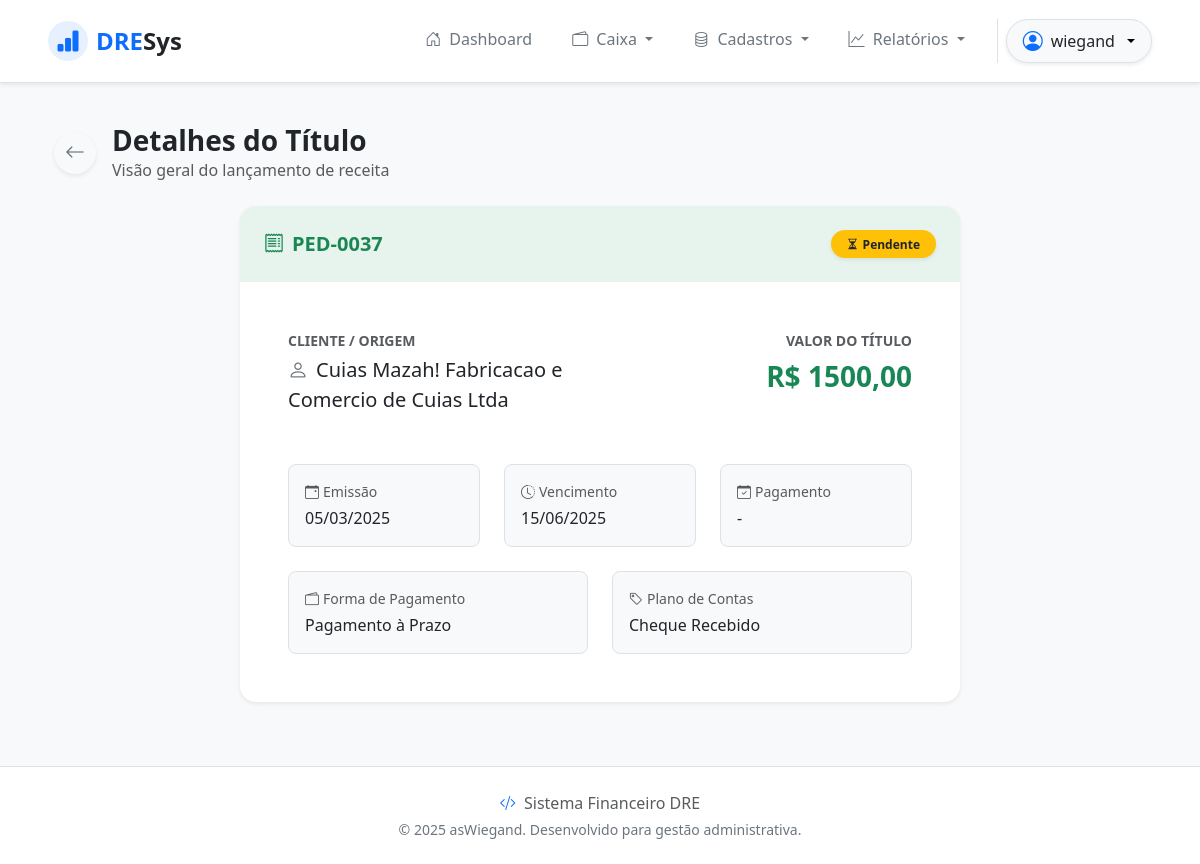
The app's page /inflows/6/detail/ (signed in), older data.
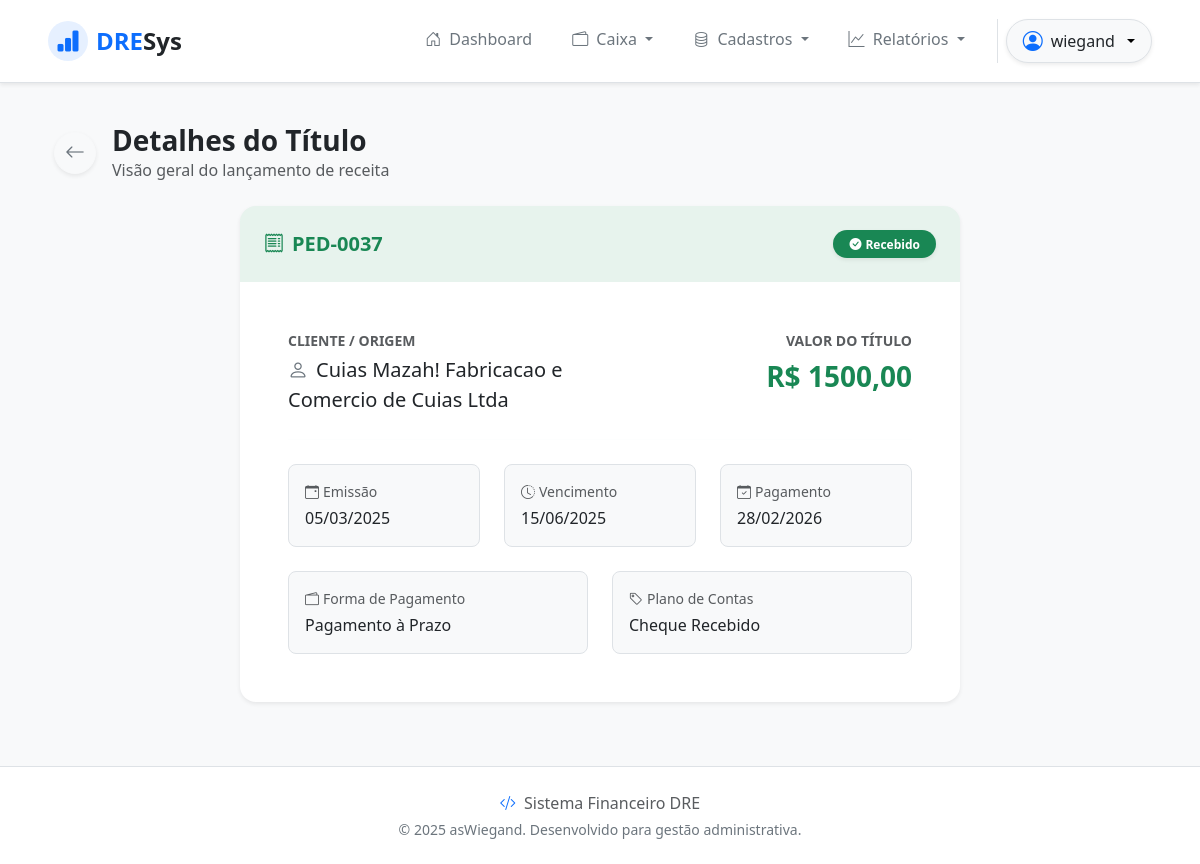
The same page, newer data.
### inflows/models.py (models this page shows, shortened)
class Inflow(models.Model):
    created_date = models.DateField()
    expire_date = models.DateField()
    supplier = models.ForeignKey(Supplier, on_delete=models.PROTECT, related_name='inflows')
    accounting = models.ForeignKey(Accounting, on_delete=models.PROTECT, related_name='inflows')
    payment_method = models.ForeignKey(Payment, on_delete=models.PROTECT, related_name='inflows')
    title = models.CharField(max_length=15)
    status = models.CharField(max_length=2, default='NP')
    value = models.DecimalField(max_digits=20, decimal_places=2, default=0)
    payment_date = models.DateField(blank=True, null=True)

### suppliers/models.py (models this page shows)
class Supplier(models.Model):
    cnpj_cpf = models.CharField(
        max_length=18,
        unique=True,
        validators=[validate_cpf_cnpj],
        verbose_name="CNPJ ou CPF",
        blank=True
    )
    company_name = models.CharField(max_length=100, blank=False, null=False)
    fantasy_name = models.CharField(max_length=100, blank=True, default='')
    city = models.CharField(max_length=100, blank=True)
    address = models.CharField(max_length=100, blank=True)
    phone = models.CharField(blank=True)
    email = models.EmailField(blank=True)
    def __str__(self):
            return self.company_name

### payments/models.py (models this page shows)
class Payment(models.Model):
    name = models.CharField(max_length=20, blank=False, null=False)
    class Meta:
        ordering = ['name']
    def __str__(self):
        return self.name

### accountings/models.py (models this page shows)
class Accounting(models.Model):
    INFLOW = "E"
    OUTFLOW = "S"
    TYPE_CHOICES = [(INFLOW, 'Entrada'), (OUTFLOW, 'Saida'),]
    acc_name = models.CharField(max_length=30)
    type = models.CharField(max_length=1, choices=TYPE_CHOICES)
    class Meta:
        ordering = ['acc_name']
    def __str__(self):
        return self.acc_name

### inflows/views.py (the view)
# urls.py: path('inflows/<int:pk>/detail/', InflowDetailView.as_view(), name='inflow_detail'),
class InflowDetailView(LoginRequiredMixin, PermissionRequiredMixin, DetailView):
    permission_required = 'inflows.view_inflow'
    model = models.Inflow
    template_name = 'inflow_detail.html'

### inflows/templates/inflow_detail.html (shortened to what the changed rows need)
{% extends 'base.html' %}
{% block content %}
<div class="container-fluid py-4">
    <div class="row justify-content-center">
        <div class="col-lg-8">
            <div class="card border-0 shadow-sm rounded-4 overflow-hidden">
                <div
                    class="card-header bg-success bg-opacity-10 border-0 p-4 d-flex justify-content-between align-items-center">
                    <h5 class="mb-0 fw-bold text-success"><i class="bi bi-receipt me-2"></i>{{ object.title }}</h5>
                    {% if object.status == 'PG' %}
                    <span class="badge bg-success rounded-pill px-3 py-2 shadow-sm"><i
                            class="bi bi-check-circle-fill me-1"></i>Recebido</span>
                    {% else %}
                    <span class="badge bg-warning text-dark rounded-pill px-3 py-2 shadow-sm"><i
                            class="bi bi-hourglass-split me-1"></i>Pendente</span>
                    {% endif %}
                </div>
                <div class="card-body p-5">
                    <div class="row g-4 mb-4">
                        <div class="col-md-6">
                            <span class="d-block text-muted small fw-semibold text-uppercase mb-1">Cliente /
                                Origem</span>
                            <div class="fs-5 text-dark"><i class="bi bi-person me-2 text-secondary"></i>{{ object.supplier }}</div>
                        </div>
                        <div class="col-md-6 text-md-end">
                            <span class="d-block text-muted small fw-semibold text-uppercase mb-1">Valor do
                                Título</span>
                            <div class="fs-3 fw-bold text-success">R$ {{ object.value|floatformat:2 }}</div>
                        </div>
                    </div>
                    <div class="row g-4">
                        <div class="col-sm-6 col-md-4">
                            <div class="bg-light rounded-3 p-3 h-100 border">
                                <span class="d-block text-muted small mb-1"><i
                                        class="bi bi-calendar-event me-1"></i>Emissão</span>
                                <span class="fw-medium text-dark">{{ object.created_date|date:"d/m/Y" }}</span>
                            </div>
                        </div>
                        <div class="col-sm-6 col-md-4">
                            <div class="bg-light rounded-3 p-3 h-100 border">
                                <span class="d-block text-muted small mb-1"><i
                                        class="bi bi-clock-history me-1"></i>Vencimento</span>
                                <span class="fw-medium text-dark">{{ object.expire_date|date:"d/m/Y" }}</span>
                            </div>
                        </div>
                        <div class="col-sm-6 col-md-4">
                            <div class="bg-light rounded-3 p-3 h-100 border">
                                <span class="d-block text-muted small mb-1"><i
                                        class="bi bi-calendar-check me-1"></i>Pagamento</span>
                                <span class="fw-medium text-dark">{{ object.payment_date|date:"d/m/Y"|default:"-" }}</span>
                            </div>
                        </div>
                        <div class="col-sm-6 col-md-6">
                            <div class="bg-light rounded-3 p-3 h-100 border">
                                <span class="d-block text-muted small mb-1"><i class="bi bi-wallet2 me-1"></i>Forma de
                                    Pagamento</span>
                                <span class="fw-medium text-dark">{{ object.payment_method|default:"Não informada" }}</span>
                            </div>
                        </div>
                        <div class="col-sm-12 col-md-6">
                            <div class="bg-light rounded-3 p-3 h-100 border">
                                <span class="d-block text-muted small mb-1"><i class="bi bi-tag me-1"></i>Plano de
                                    Contas</span>
                                <span class="fw-medium text-dark">{{ object.accounting|default:"Não categorizado" }}</span>
                            </div>
                        </div>
                    </div>
                </div>
            </div>
        </div>
    </div>
</div>
{% endblock %}

Row changes from the older to the newer data that the page shows:
changed Inflow "PED-0037": status "NP" → "PG" (drawn); payment_date "-" → "28/02/2026"
Text that changed along with them:
text no longer shown: "Pendente"
text now shown: "Recebido"
